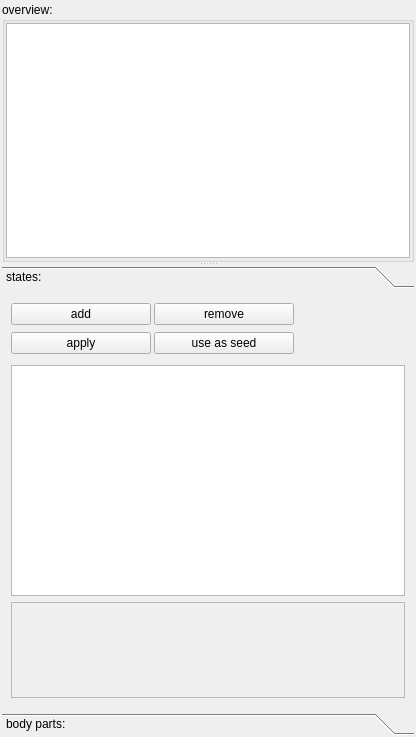
<?xml version="1.0" encoding="UTF-8"?>
<ui version="4.0">
 <class>BodyConfiguratorWidgetBase</class>
 <widget class="QWidget" name="BodyConfiguratorWidgetBase">
  <property name="geometry">
   <rect>
    <x>0</x>
    <y>0</y>
    <width>416</width>
    <height>737</height>
   </rect>
  </property>
  <property name="windowTitle">
   <string>Form</string>
  </property>
  <layout class="QGridLayout" name="gridLayout_2">
   <property name="margin">
    <number>2</number>
   </property>
   <property name="spacing">
    <number>2</number>
   </property>
   <item row="0" column="0">
    <widget class="QSplitter" name="splitter">
     <property name="orientation">
      <enum>Qt::Vertical</enum>
     </property>
     <widget class="QGroupBox" name="overviewGroupBox">
      <property name="title">
       <string>overview:</string>
      </property>
      <layout class="QGridLayout" name="gridLayout">
       <property name="horizontalSpacing">
        <number>1</number>
       </property>
       <property name="verticalSpacing">
        <number>2</number>
       </property>
       <property name="margin">
        <number>1</number>
       </property>
       <item row="0" column="0">
        <widget class="QTreeWidget" name="bodyTreeWidget">
         <property name="midLineWidth">
          <number>1</number>
         </property>
         <property name="columnCount">
          <number>0</number>
         </property>
        </widget>
       </item>
      </layout>
     </widget>
     <widget class="QToolBox" name="toolBox">
      <property name="currentIndex">
       <number>0</number>
      </property>
      <widget class="QWidget" name="page2">
       <property name="geometry">
        <rect>
         <x>0</x>
         <y>0</y>
         <width>412</width>
         <height>395</height>
        </rect>
       </property>
       <attribute name="label">
        <string>states:</string>
       </attribute>
       <layout class="QVBoxLayout" name="verticalLayout">
        <item>
         <layout class="QGridLayout" name="gridLayout_4">
          <property name="spacing">
           <number>3</number>
          </property>
          <item row="0" column="0">
           <widget class="QPushButton" name="saveButton">
            <property name="minimumSize">
             <size>
              <width>140</width>
              <height>0</height>
             </size>
            </property>
            <property name="maximumSize">
             <size>
              <width>140</width>
              <height>16777215</height>
             </size>
            </property>
            <property name="text">
             <string>add</string>
            </property>
            <property name="icon">
             <iconset resource="../resources/wombat.qrc">
              <normaloff>:/icons/24/document-save.png</normaloff>:/icons/24/document-save.png</iconset>
            </property>
           </widget>
          </item>
          <item row="0" column="1">
           <widget class="QPushButton" name="removeButton">
            <property name="minimumSize">
             <size>
              <width>140</width>
              <height>0</height>
             </size>
            </property>
            <property name="maximumSize">
             <size>
              <width>140</width>
              <height>16777215</height>
             </size>
            </property>
            <property name="text">
             <string>remove</string>
            </property>
            <property name="icon">
             <iconset resource="../resources/wombat.qrc">
              <normaloff>:/icons/24/edit-delete.png</normaloff>:/icons/24/edit-delete.png</iconset>
            </property>
           </widget>
          </item>
          <item row="0" column="2" colspan="2">
           <spacer name="horizontalSpacer_3">
            <property name="orientation">
             <enum>Qt::Horizontal</enum>
            </property>
            <property name="sizeHint" stdset="0">
             <size>
              <width>40</width>
              <height>20</height>
             </size>
            </property>
           </spacer>
          </item>
          <item row="1" column="0">
           <widget class="QPushButton" name="loadButton">
            <property name="minimumSize">
             <size>
              <width>140</width>
              <height>0</height>
             </size>
            </property>
            <property name="maximumSize">
             <size>
              <width>140</width>
              <height>16777215</height>
             </size>
            </property>
            <property name="text">
             <string>apply</string>
            </property>
            <property name="icon">
             <iconset resource="../resources/wombat.qrc">
              <normaloff>:/icons/24/applications-system.png</normaloff>:/icons/24/applications-system.png</iconset>
            </property>
           </widget>
          </item>
          <item row="1" column="1" colspan="2">
           <widget class="QPushButton" name="seedButton">
            <property name="minimumSize">
             <size>
              <width>140</width>
              <height>0</height>
             </size>
            </property>
            <property name="maximumSize">
             <size>
              <width>140</width>
              <height>16777215</height>
             </size>
            </property>
            <property name="text">
             <string>use as seed</string>
            </property>
            <property name="icon">
             <iconset resource="../resources/wombat.qrc">
              <normaloff>:/icons/24/go-jump.png</normaloff>:/icons/24/go-jump.png</iconset>
            </property>
           </widget>
          </item>
          <item row="1" column="3">
           <spacer name="horizontalSpacer">
            <property name="orientation">
             <enum>Qt::Horizontal</enum>
            </property>
            <property name="sizeHint" stdset="0">
             <size>
              <width>13</width>
              <height>31</height>
             </size>
            </property>
           </spacer>
          </item>
         </layout>
        </item>
        <item>
         <widget class="QListWidget" name="listWidget"/>
        </item>
        <item>
         <widget class="QLabel" name="stateLabel">
          <property name="minimumSize">
           <size>
            <width>0</width>
            <height>96</height>
           </size>
          </property>
          <property name="frameShape">
           <enum>QFrame::StyledPanel</enum>
          </property>
          <property name="frameShadow">
           <enum>QFrame::Sunken</enum>
          </property>
          <property name="text">
           <string/>
          </property>
          <property name="wordWrap">
           <bool>true</bool>
          </property>
         </widget>
        </item>
       </layout>
      </widget>
      <widget class="QWidget" name="page">
       <property name="geometry">
        <rect>
         <x>0</x>
         <y>0</y>
         <width>412</width>
         <height>395</height>
        </rect>
       </property>
       <attribute name="label">
        <string>body parts:</string>
       </attribute>
       <layout class="QVBoxLayout" name="verticalLayout_2">
        <item>
         <widget class="QWidget" name="widget_2" native="true">
          <property name="sizePolicy">
           <sizepolicy hsizetype="Preferred" vsizetype="Minimum">
            <horstretch>0</horstretch>
            <verstretch>0</verstretch>
           </sizepolicy>
          </property>
          <layout class="QGridLayout" name="gridLayout_3">
           <property name="margin">
            <number>0</number>
           </property>
           <item row="0" column="0">
            <layout class="QHBoxLayout" name="horizontalLayout_2">
             <property name="spacing">
              <number>2</number>
             </property>
             <item>
              <widget class="QPushButton" name="saveBodyButton">
               <property name="text">
                <string>save</string>
               </property>
               <property name="icon">
                <iconset resource="../resources/wombat.qrc">
                 <normaloff>:/icons/24/document-save.png</normaloff>:/icons/24/document-save.png</iconset>
               </property>
              </widget>
             </item>
             <item>
              <widget class="QPushButton" name="loadBodyButton">
               <property name="text">
                <string>load</string>
               </property>
               <property name="icon">
                <iconset resource="../resources/wombat.qrc">
                 <normaloff>:/icons/24/applications-system.png</normaloff>:/icons/24/applications-system.png</iconset>
               </property>
              </widget>
             </item>
             <item>
              <spacer name="horizontalSpacer_2">
               <property name="orientation">
                <enum>Qt::Horizontal</enum>
               </property>
               <property name="sizeHint" stdset="0">
                <size>
                 <width>40</width>
                 <height>20</height>
                </size>
               </property>
              </spacer>
             </item>
            </layout>
           </item>
          </layout>
         </widget>
        </item>
        <item>
         <widget class="QWidget" name="bodyWidget" native="true">
          <property name="sizePolicy">
           <sizepolicy hsizetype="Preferred" vsizetype="Expanding">
            <horstretch>0</horstretch>
            <verstretch>0</verstretch>
           </sizepolicy>
          </property>
         </widget>
        </item>
       </layout>
      </widget>
     </widget>
    </widget>
   </item>
  </layout>
 </widget>
 <resources>
  <include location="../resources/wombat.qrc"/>
 </resources>
 <connections/>
</ui>
